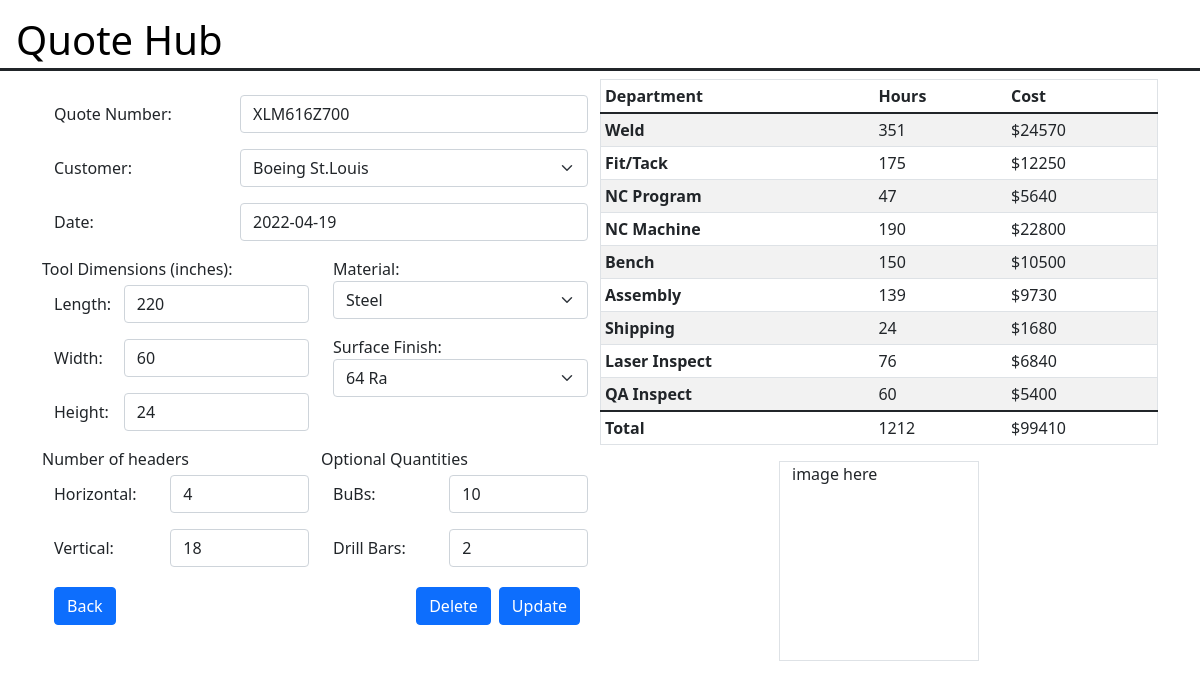
/quoteform/edit?id=5, run on the app's committed database.
### quote_lm/models.py (models this page shows, shortened)
class QuoteLm(models.Model):
    NONE = ''
    BOEING_CANADA = 'Boeing Canada'
    BOEING_SEATTLE = 'Boeing Seattle'
    BOEING_STLOUIS = 'Boeing St.Louis'
    L3_HARRIS = 'L3 Harris'
    LOCKHEED = 'Lockheed Martin'
    NORTHROP = 'Northrop Grumman'
    SIKORSKY = 'Sikorsky'
    SPIRIT = 'Spirit'
    ALUMINUM = 'AL'
    STEEL = 'STL'
    INVAR = 'INV'
    THIRTYTWORA = '32RA'
    SIXTYFOURRA = '64RA'
    ONETWENTYFIVERA = '125RA'
    CUSTOMER = [
        (NONE, 'Name...'),
        (BOEING_CANADA, 'Boeing Canada'),
        (BOEING_SEATTLE, 'Boeing Seattle'),
        (BOEING_STLOUIS, 'Boeing St.Louis'),
        (L3_HARRIS, 'L3 Harris'),
        (LOCKHEED, 'Lockheed Martin'),
        (NORTHROP, 'Northrop Grumman'),
        (SIKORSKY, 'Sikorsky'),
        (SPIRIT, 'Spirit'),
    ]
    MATERIAL = [
        (NONE, 'Type...'),
        (ALUMINUM, 'Aluminum'),
        (STEEL, 'Steel'),
        (INVAR, 'Invar'),
    ]
    SURFACEFINISH = [
        (NONE, 'Type...'),
        (THIRTYTWORA, '32 Ra'),
        (SIXTYFOURRA, '64 Ra'),
        (ONETWENTYFIVERA, '125 Ra'),
    ]
    quote_id = models.CharField(
        max_length=30,
        default=NONE,
        unique=True
    )
    customer_id = models.CharField(
        max_length=30,
        choices=CUSTOMER,
        default=NONE
    )
    date = models.DateField(default=datetime.date.today())
    length = models.PositiveIntegerField(default=NONE)
    width = models.PositiveIntegerField(default=NONE)
    height = models.PositiveIntegerField(default=NONE)
    material = models.CharField(
        max_length=10,
        choices=MATERIAL,
        default=NONE
    )
    surface_finish = models.CharField(
        max_length=10,
        choices=SURFACEFINISH,
        default=NONE
    )
    h_headers = models.PositiveIntegerField(default=NONE)
    v_headers = models.PositiveIntegerField(default=NONE)
    bubs_num = models.PositiveIntegerField(default=NONE)
    drill_bar_num = models.PositiveIntegerField(default=NONE)

class CalcHour(models.Model):
    weld_hours = models.PositiveIntegerField(default='')
    fit_hours = models.PositiveIntegerField(default='')
    program_hours = models.PositiveIntegerField(default='')
    machine_hours = models.PositiveIntegerField(default='')
    bench_hours = models.PositiveIntegerField(default='')
    assembly_hours = models.PositiveIntegerField(default='')
    shipping_hours = models.PositiveIntegerField(default='')
    laser_hours = models.PositiveIntegerField(default='')
    inspect_hours = models.PositiveIntegerField(default='')
    total_hours = models.PositiveIntegerField(default='')
    quote_id = models.ForeignKey(QuoteLm, default=1, on_delete=models.SET_DEFAULT)

class CalcPrice(models.Model):
    weld_price = models.PositiveIntegerField(default='')
    fit_price = models.PositiveIntegerField(default='')
    program_price = models.PositiveIntegerField(default='')
    machine_price = models.PositiveIntegerField(default='')
    bench_price = models.PositiveIntegerField(default='')
    assembly_price = models.PositiveIntegerField(default='')
    shipping_price = models.PositiveIntegerField(default='')
    laser_price = models.PositiveIntegerField(default='')
    inspect_price = models.PositiveIntegerField(default='')
    total_price = models.PositiveIntegerField(default='')
    quote_id = models.ForeignKey(QuoteLm, default=1, on_delete=models.SET_DEFAULT)

### quote_lm/views.py (the view, shortened to what this page needs)
# urls.py: path('quoteform/edit', views.edit_quote, name='edit'),
def edit_quote(request):
    query = request.GET.get('id', False)                    # gets quote_lm.id value from card
    if request.method == 'GET':
        quote = QuoteLm.objects.get(id=query)
        form = QuoteForm(instance=quote)
        hours = CalcHour.objects.get(quote_id_id=query)
        price = CalcPrice.objects.get(quote_id_id=query)
        context = {'form': form, 'hours': hours, 'price': price}
        return render(request, 'updatequote.html', context)

### quote_lm/forms.py
class QuoteForm(ModelForm):
    def __init__(self, *args, **kwargs):
        super().__init__(*args, **kwargs)
        self.helper = FormHelper(self)
        self.helper.form_show_labels = False
        self.fields['customer_id'].widget.attrs.update({'class': 'form-select'})
        self.fields['material'].widget.attrs.update({'class': 'form-select'})
        self.fields['surface_finish'].widget.attrs.update({'class': 'form-select'})
    class Meta:
        model = QuoteLm
        fields = [
            'id',
            'quote_id',
            'customer_id',
            'date',
            'length',
            'width',
            'height',
            'material',
            'surface_finish',
            'h_headers',
            'v_headers',
            'bubs_num',
            'drill_bar_num',
        ]

### templates/updatequote.html (shortened to what this page needs)
{% extends 'base.html' %}
{% load crispy_forms_tags %}
{% block content %}
  <form method="POST">
  <div class="row">
        <div class="col">
            <div class="row mt-3 mb-3 d-flex align-items-center">
              <div class="col-4">
                <label>Quote Number:</label>
              </div>
              <div class="col">
                {{ form.quote_id|as_crispy_field }}
              </div>
            </div>
            <div class="row mb-3 d-flex align-items-center">
              <div class="col-4">
                <label>Customer:</label>
              </div>
              <div class="col">
                {{ form.customer_id|as_crispy_field }}
              </div>
            </div>
            <div class="row mb-3 d-flex align-items-center">
              <div class="col-4">
                <label>Date:</label>
              </div>
              <div class="col">
                {{ form.date|as_crispy_field }}
              </div>
            </div>
            <div class="row">
              <div class="col">
                <div class="row mb-1">
                  Tool Dimensions (inches):
                </div>
                <div class="row mb-3 d-flex align-items-center">
                  <div class="col-3">
                    <label>Length:</label>
                  </div>
                  <div class="col">
                    {{ form.length|as_crispy_field }}
                  </div>
                </div>
                <div class="row mb-3 d-flex align-items-center">
                  <div class="col-3">
                    <label>Width:</label>
                  </div>
                  <div class="col">
                    {{ form.width|as_crispy_field }}
                  </div>
                </div>
                <div class="row mb-3 d-flex align-items-center">
                  <div class="col-3">
                    <label>Height:</label>
                  </div>
                  <div class="col">
                    {{ form.height|as_crispy_field }}
                  </div>
                </div>
              </div>
              <div class="col">
                <div class="row mb-3">
                  <div class="col">
                    <label>Material:</label>
                    {{ form.material|as_crispy_field }}
                  </div>
                </div>
                <div class="row mb-3">
                  <div class="col">
                    <label>Surface Finish:</label>
                   {{ form.surface_finish|as_crispy_field }}
                  </div>
                </div>
              </div>
            </div>
            <div class="row">
              <div class="col">
                <div class="row mb-1">
                  Number of headers
                </div>
                <div class="row mb-3 d-flex align-items-center">
                  <div class="col-5">
                    <label>Horizontal:</label>
                  </div>
                  <div class="col">
                    {{ form.h_headers|as_crispy_field }}
                  </div>
                </div>
                <div class="row mb-3 d-flex align-items-center">
                  <div class="col-5">
                    <label>Vertical:</label>
                  </div>
                  <div class="col">
                    {{ form.v_headers|as_crispy_field }}
                  </div>
                </div>
              </div>
              <div class="col">
                <div class="row mb-1">
                  Optional Quantities
                </div>
                <div class="row mb-3 d-flex align-items-center">
                  <div class="col-5">
                    <label>BuBs:</label>
                  </div>
                  <div class="col">
                    {{ form.bubs_num|as_crispy_field }}
                  </div>
                </div>
                <div class="row mb-3 d-flex align-items-center">
                  <div class="col-5">
                    <label>Drill Bars:</label>
                  </div>
                  <div class="col">
                    {{ form.drill_bar_num|as_crispy_field }}
                  </div>
                </div>
              </div>
            </div>
            <div class="row mt-1">
                <div class="col">
                    <a class="btn btn-primary" href="{% url 'main_page' %}" role="button">Back</a>
                </div>
                <div class="col d-flex justify-content-end">
                    <button class="btn btn-primary me-2" role="button">Delete</button>
                    <button class="btn btn-primary me-2" type="submit">Update</button>
                </div>
            </div>
        </div>
        <div class="col">
            <div class="row">
                <table class="table table-striped table table-sm border border-1">
                  <thead>
                    <tr>
                        <th scope="col">Department</th>
                        <th scope="col">Hours</th>
                        <th scope="col">Cost</th>
                    </tr>
                  </thead>
                  <tbody>
                    <tr>
                        <th scope="row">Weld</th>
                        <td>{{ hours.weld_hours }}</td>
                        <td>${{ price.weld_price }}</td>
                    </tr>
                    <tr>
                        <th scope="row">Fit/Tack</th>
                        <td>{{ hours.fit_hours }}</td>
                        <td>${{ price.fit_price }}</td>
                    </tr>
                    <tr>
                        <th scope="row">NC Program</th>
                        <td>{{ hours.program_hours }}</td>
                        <td>${{ price.program_price }}</td>
                    </tr>
                    <tr>
                        <th scope="row">NC Machine</th>
                        <td>{{ hours.machine_hours }}</td>
                        <td>${{ price.machine_price }}</td>
                    </tr>
                    <tr>
                        <th scope="row">Bench</th>
                        <td>{{ hours.bench_hours }}</td>
                        <td>${{ price.bench_price }}</td>
                    </tr>
                    <tr>
                        <th scope="row">Assembly</th>
                        <td>{{ hours.assembly_hours }}</td>
                        <td>${{ price.assembly_price }}</td>
                    </tr>
                    <tr>
                        <th scope="row">Shipping</th>
                        <td>{{ hours.shipping_hours }}</td>
                        <td>${{ price.shipping_price }}</td>
                    </tr>
                    <tr>
                        <th scope="row">Laser Inspect</th>
                        <td>{{ hours.laser_hours }}</td>
                        <td>${{ price.laser_price }}</td>
                    </tr>
                    <tr>
                        <th scope="row">QA Inspect</th>
                        <td>{{ hours.inspect_hours }}</td>
                        <td>${{ price.inspect_price }}</td>
                    </tr>
                  </tbody>
                  <tfoot>
                    <tr>
                        <th scope="row">Total</th>
                        <td>{{ hours.total_hours }}</td>
                        <td>${{ price.total_price }}</td>
                    </tr>
                  </tfoot>
                </table>
            </div>
            <div class="row">
              <div class="container border border-1" style="width: 200px; height: 200px">
                image here
              </div>
            </div>
        </div>
  </div>
  </form>
{% endblock %}

### data on the page
QuoteLm: quote_id "XLM616Z700", customer_id "Boeing St.Louis", date "2022-04-19", length "220", width "60", height "24", material "Steel", surface_finish "64 Ra", h_headers "4", v_headers "18", bubs_num "10", drill_bar_num "2"
CalcHour: weld_hours "351", fit_hours "175", program_hours "47", machine_hours "190", bench_hours "150", assembly_hours "139", shipping_hours "24", laser_hours "76", inspect_hours "60", total_hours "1212"
CalcPrice: weld_price "24570", fit_price "12250", program_price "5640", machine_price "22800", bench_price "10500", assembly_price "9730", shipping_price "1680", laser_price "6840", inspect_price "5400", total_price "99410"
